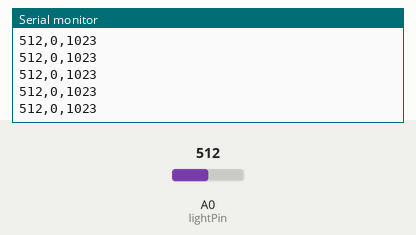
Bench run of a sketch on a simulated Arduino Uno, built with avr-gcc and run on an emulated ATmega328P. Shown: the last lines printed to the serial monitor. The inputs (shaded band) are chosen by the test bench; at power-on: A0 (lightPin) = 512.

Above: at 1.2 s.
1.3 s: A0 (lightPin) set to 716
At 1.31 s:
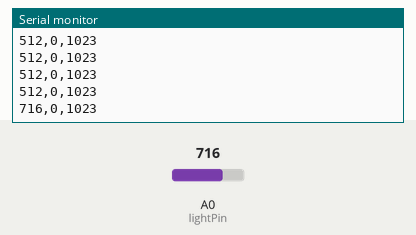
2.8 s: A0 (lightPin) set to 900
At 2.82 s:
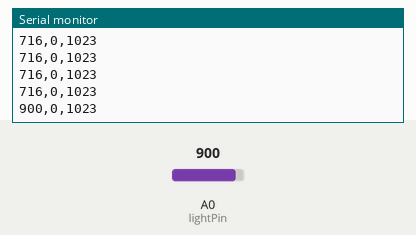
Timing chart, 0 to 5.8 s (numbered marks = the images above; inputs shaded):
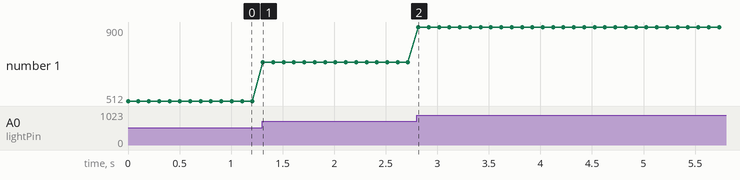

Measured:
- after the input at 1.3 s, the serial monitor: prints a new line at once (image 1)
- after the input at 2.8 s, the serial monitor: prints a new line at once (image 2)
- plotted number 1: 512 → 716 after the input at 1.3 s, 716 → 900 after the input at 2.8 s

The sketch:

photoresistor.ino
```cpp
int lightPin=A0;
int lightVal;

void setup() {
  // put your setup code here, to run once:
  pinMode(lightPin,INPUT);
  Serial.begin(9600);
}

void loop() {
  // put your main code here, to run repeatedly:
  lightVal=analogRead(lightPin);
  Serial.print(lightVal);
  Serial.print(',');
  Serial.print(0);
  Serial.print(',');
  Serial.println(1023);
  delay(100);
}
```
